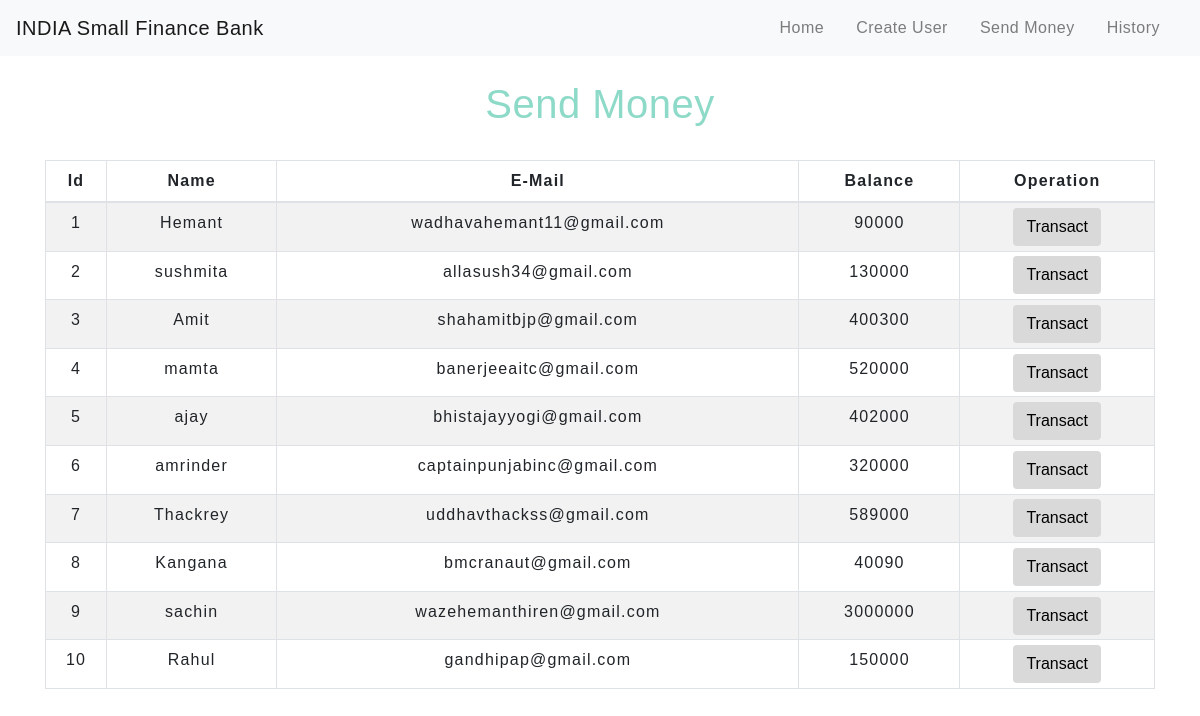
The app's page /transfermoney.php with its own data.
### tables this page shows
CREATE TABLE `users` (
  `id` int(3) NOT NULL,
  `name` text NOT NULL,
  `email` varchar(30) NOT NULL,
  `balance` int(8) NOT NULL
);

### transfermoney.php (the view, shortened to what this page needs)
<!DOCTYPE html>
<html lang="en">
<head>
    <link rel="stylesheet" href="https://maxcdn.bootstrapcdn.com/bootstrap/4.0.0/css/bootstrap.min.css">
    <link rel="stylesheet" type="text/css" href="css/table.css">
    <link rel="stylesheet" type="text/css" href="css/navbar.css">
</head>
<body>
<?php
    include 'config.php';
    $sql = "SELECT * FROM users";
    $result = mysqli_query($conn,$sql);
?>
<?php
  include 'navbar.php';
?>
<div class="container">
        <h2 class="text-center pt-4">Send Money</h2>
        <br>
            <div class="row">
                <div class="col">
                    <div class="table-responsive-sm">
                    <table class="table table-hover table-sm table-striped table-condensed table-bordered">
                        <thead>
                            <tr>
                            <th scope="col" class="text-center py-2">Id</th>
                            <th scope="col" class="text-center py-2">Name</th>
                            <th scope="col" class="text-center py-2">E-Mail</th>
                            <th scope="col" class="text-center py-2">Balance</th>
                            <th scope="col" class="text-center py-2">Operation</th>
                            </tr>
                        </thead>
                        <tbody>
                <?php
                    while($rows=mysqli_fetch_assoc($result)){
                ?>
                    <tr>
                        <td class="py-2"><?php echo $rows['id'] ?></td>
                        <td class="py-2"><?php echo $rows['name']?></td>
                        <td class="py-2"><?php echo $rows['email']?></td>
                        <td class="py-2"><?php echo $rows['balance']?></td>
                        <td><a href="selecteduserdetail.php?id= <?php echo $rows['id'] ;?>"> <button type="button" class="btn">Transact</button></a></td>
                    </tr>
                <?php
                    }
                ?>
                        </tbody>
                    </table>
                    </div>
                </div>
            </div>
         </div>
</body>
</html>

### navbar.php (shortened to what this page needs)
<nav class="navbar navbar-expand-md navbar-light bg-light">
<a class="navbar-brand" href="index.php">INDIA Small Finance Bank</a>
<div class="collapse navbar-collapse" id="collapsibleNavbar">
      <ul class="navbar-nav ml-auto">
        <li class="nav-item">
          <a class="nav-link" href="index.php">Home</a>
        </li>
        <li class="nav-item">
          <a class="nav-link" href="createuser.php">Create User</a>
        </li>
        <li class="nav-item">
          <a class="nav-link" href="transfermoney.php">Send Money</a>
        </li>
        <li class="nav-item">
          <a class="nav-link" href="transactionhistory.php">History</a>
        </li>
    </div>
 </nav>

### css/table.css (style rules this page uses)
* { padding: 0; margin: 0; box-sizing: border-box; font-family: Arial, Helvetica, sans-serif; }
h2 { font-size: 40px; }
table { letter-spacing: 1.2px; }
td { text-align: center; }
button { border:none; background: #d9d9d9; transition: 1s; }

### css/navbar.css (style rules this page uses)
.nav-link { margin-right: 16px; color:#93f1eb; letter-spacing: 0.5px; transition: 0.75s; }
.navbar-brand { color: #53a7a7; letter-spacing: 0.5px; }
h2 { color: #8edac9; letter-spacing: 0.5px; font-family: Arial, Helvetica, sans-serif; }

### transfermoney.php (style rules this page uses)
button { transition: 1.5s; }

### records on screen
users: id "1", name "Hemant", email "wadhavahemant11@gmail.com", balance "90000"
users: id "2", name "sushmita", email "allasush34@gmail.com", balance "130000"
users: id "3", name "Amit", email "shahamitbjp@gmail.com", balance "400300"
users: id "4", name "mamta", email "banerjeeaitc@gmail.com", balance "520000"
users: id "5", name "ajay", email "bhistajayyogi@gmail.com", balance "402000"
users: id "6", name "amrinder", email "captainpunjabinc@gmail.com", balance "320000"
users: id "7", name "Thackrey", email "uddhavthackss@gmail.com", balance "589000"
users: id "8", name "Kangana", email "bmcranaut@gmail.com", balance "40090"
users: id "9", name "sachin", email "wazehemanthiren@gmail.com", balance "3000000"
users: id "10", name "Rahul", email "gandhipap@gmail.com", balance "150000"
